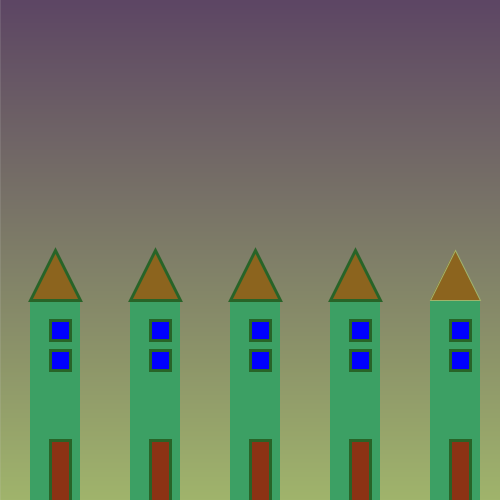
Frame 1 (no input)
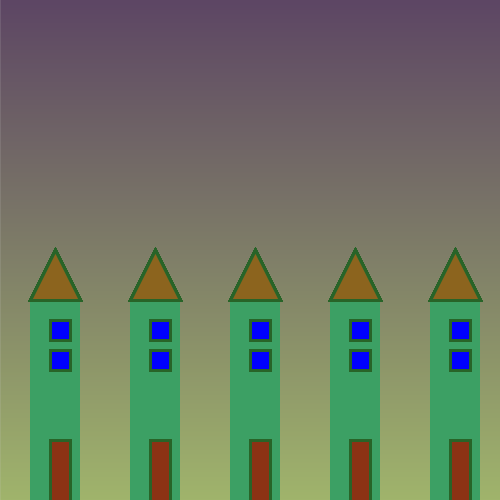
Frame 60 (the mouse pressed at the canvas centre just before this capture)
Frame 120 (the mouse held since frame 60 and released just before this capture): identical to frame 60, image omitted

The Processing sketch that drew these frames (run headless with seeded random() and noise(); from frame 60 on, the mouse is pressed at the canvas centre):

// Processing sketch: sketch_7_1_22_Lab
// ── sketch_7_1_22_Lab.pde
float r;
float g;
float b;

void setup() {
  size(500, 500);

;


gradient(93, 70, 100, 160, 180, 108);
}

void draw() {
  building(true, 430, 500);
  building(true, 330, 500);
  building(true, 230, 500);
  building(true, 130, 500);
  building(true, 30, 500);
}


void gradient(float r1, float g1, float b1,
  float r2, float g2, float b2) {
  for (int i = 0; i < height; i++ ) {
    r = map(i, 0, height-1, r1, r2);
    g = map(i, 0, height-1, g1, g2);
    b = map(i, 0, height-1, b1, b2);

    stroke(r, g, b);
    line(0, i, width, i);
  }
}


void building(boolean roof, float x, float y) {

  push();
  noStroke();
  fill(60, 160, 100);
  rectMode(CENTER);
  quad(x, y, x, y-200, x+50, y-200, x+50, y);
  pop();
  if (true) {
    fill(140, 100, 30);
    triangle(x, y-200, x+25, y-250, x+50, y-200);

    fill(00, 00, 255);
    stroke(40, 100, 40);
    strokeWeight(3);
    square(x+20, y-180, 20);
    square(x+20, y-150, 20);
    fill(140, 50, 20);
    quad(x+20, y, x+20, y-60, x+40, y-60, x+40, y+20);
  }
}
